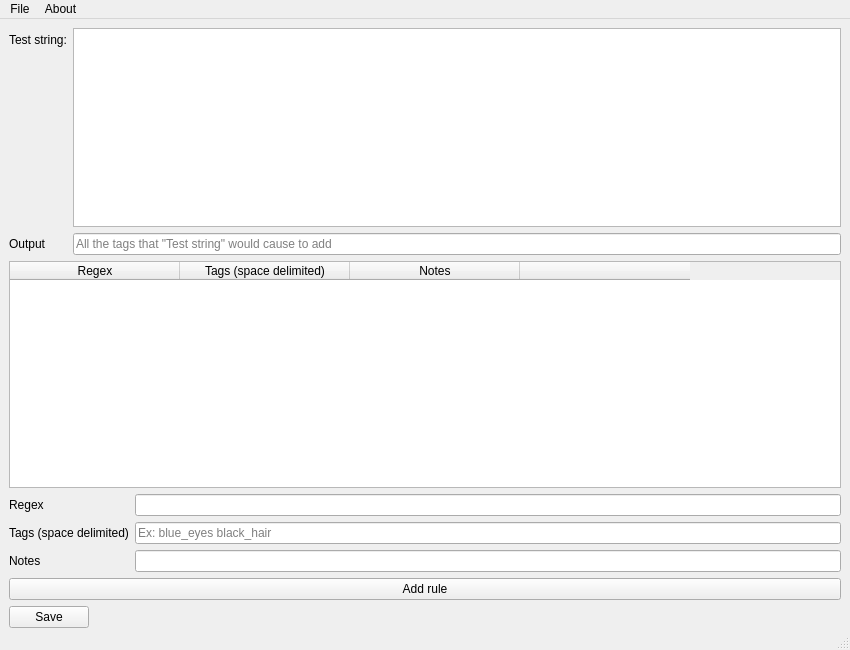
<?xml version="1.0" encoding="UTF-8"?>
<ui version="4.0">
 <class>MainWindow</class>
 <widget class="QMainWindow" name="MainWindow">
  <property name="geometry">
   <rect>
    <x>0</x>
    <y>0</y>
    <width>850</width>
    <height>650</height>
   </rect>
  </property>
  <property name="windowTitle">
   <string>MainWindow</string>
  </property>
  <widget class="QWidget" name="centralwidget">
   <property name="sizePolicy">
    <sizepolicy hsizetype="Expanding" vsizetype="Expanding">
     <horstretch>0</horstretch>
     <verstretch>0</verstretch>
    </sizepolicy>
   </property>
   <property name="windowTitle">
    <string>Tags from text</string>
   </property>
   <layout class="QVBoxLayout" name="verticalLayout">
    <property name="bottomMargin">
     <number>0</number>
    </property>
    <item>
     <layout class="QFormLayout" name="formLayout_2">
      <item row="0" column="0">
       <widget class="QLabel" name="labelTestString">
        <property name="text">
         <string>Test string:</string>
        </property>
       </widget>
      </item>
      <item row="1" column="0">
       <widget class="QLabel" name="labelOutput">
        <property name="text">
         <string>Output</string>
        </property>
       </widget>
      </item>
      <item row="1" column="1">
       <widget class="QLineEdit" name="lineEditOutput">
        <property name="readOnly">
         <bool>true</bool>
        </property>
        <property name="placeholderText">
         <string>All the tags that &quot;Test string&quot; would cause to add</string>
        </property>
       </widget>
      </item>
      <item row="0" column="1">
       <widget class="QPlainTextEdit" name="plainTextEditTestString">
        <property name="sizePolicy">
         <sizepolicy hsizetype="Expanding" vsizetype="Expanding">
          <horstretch>0</horstretch>
          <verstretch>1</verstretch>
         </sizepolicy>
        </property>
        <property name="lineWidth">
         <number>2</number>
        </property>
       </widget>
      </item>
     </layout>
    </item>
    <item>
     <widget class="QTableWidget" name="tableWidgetRules">
      <property name="horizontalScrollBarPolicy">
       <enum>Qt::ScrollBarAlwaysOff</enum>
      </property>
      <property name="sizeAdjustPolicy">
       <enum>QAbstractScrollArea::AdjustToContents</enum>
      </property>
      <property name="dragDropOverwriteMode">
       <bool>false</bool>
      </property>
      <property name="dragDropMode">
       <enum>QAbstractItemView::InternalMove</enum>
      </property>
      <property name="alternatingRowColors">
       <bool>true</bool>
      </property>
      <property name="selectionMode">
       <enum>QAbstractItemView::NoSelection</enum>
      </property>
      <property name="selectionBehavior">
       <enum>QAbstractItemView::SelectRows</enum>
      </property>
      <property name="sortingEnabled">
       <bool>false</bool>
      </property>
      <attribute name="horizontalHeaderDefaultSectionSize">
       <number>170</number>
      </attribute>
      <column>
       <property name="text">
        <string>Regex</string>
       </property>
      </column>
      <column>
       <property name="text">
        <string>Tags (space delimited)</string>
       </property>
      </column>
      <column>
       <property name="text">
        <string>Notes</string>
       </property>
      </column>
      <column>
       <property name="text">
        <string/>
       </property>
      </column>
     </widget>
    </item>
    <item>
     <layout class="QFormLayout" name="formLayoutRule">
      <item row="0" column="0">
       <widget class="QLabel" name="labelRegex">
        <property name="text">
         <string>Regex</string>
        </property>
       </widget>
      </item>
      <item row="0" column="1">
       <widget class="QLineEdit" name="lineEditRegex">
        <property name="styleSheet">
         <string notr="true"/>
        </property>
       </widget>
      </item>
      <item row="1" column="0">
       <widget class="QLabel" name="labelTags">
        <property name="text">
         <string>Tags (space delimited)</string>
        </property>
       </widget>
      </item>
      <item row="1" column="1">
       <widget class="QLineEdit" name="lineEditTags">
        <property name="placeholderText">
         <string>Ex: blue_eyes black_hair</string>
        </property>
       </widget>
      </item>
      <item row="2" column="0">
       <widget class="QLabel" name="labelNotes">
        <property name="text">
         <string>Notes</string>
        </property>
       </widget>
      </item>
      <item row="2" column="1">
       <widget class="QLineEdit" name="lineEditNotes">
        <property name="placeholderText">
         <string/>
        </property>
       </widget>
      </item>
     </layout>
    </item>
    <item>
     <widget class="QPushButton" name="pushButtonAddRule">
      <property name="text">
       <string>Add rule</string>
      </property>
     </widget>
    </item>
    <item>
     <widget class="QPushButton" name="pushButtonSave">
      <property name="sizePolicy">
       <sizepolicy hsizetype="Fixed" vsizetype="Fixed">
        <horstretch>0</horstretch>
        <verstretch>0</verstretch>
       </sizepolicy>
      </property>
      <property name="text">
       <string>Save</string>
      </property>
     </widget>
    </item>
   </layout>
  </widget>
  <widget class="QMenuBar" name="menubar">
   <property name="geometry">
    <rect>
     <x>0</x>
     <y>0</y>
     <width>850</width>
     <height>26</height>
    </rect>
   </property>
   <widget class="QMenu" name="menuFile">
    <property name="title">
     <string>File</string>
    </property>
    <addaction name="actionSave"/>
   </widget>
   <widget class="QMenu" name="menuAbout">
    <property name="title">
     <string>About</string>
    </property>
    <addaction name="actionMade_with_love_by_Mattlau04"/>
   </widget>
   <addaction name="menuFile"/>
   <addaction name="menuAbout"/>
  </widget>
  <widget class="QStatusBar" name="statusbar"/>
  <action name="actionSave">
   <property name="text">
    <string>Save</string>
   </property>
  </action>
  <action name="actionMade_with_love_by_Mattlau04">
   <property name="enabled">
    <bool>false</bool>
   </property>
   <property name="text">
    <string>Made with love by Mattlau04</string>
   </property>
  </action>
 </widget>
 <resources/>
 <connections/>
</ui>
